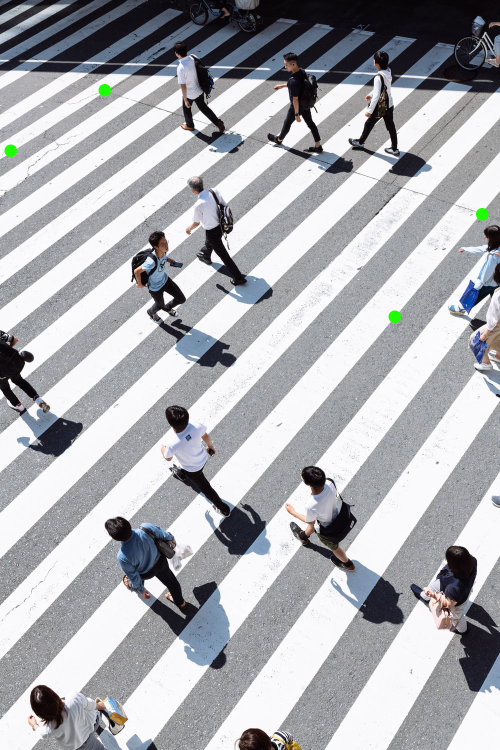
#> input picture DAY_04/CLASS/test-street-01-marked.jpg, 1000 x 1500 px (shown at 1/2 size)
$ python -i transformations.py   (imports and definitions only)
#> lines starting #> are read from the running program, lines starting #| are printed output that depends on the picture; after the words box and inside, x2 and y2 are one past the last pixel; in counts of white or black regions, pixels touching at a corner belong together
#> further down, picture is the input picture: shape (1500, 1000, 3); mean B, G, R 176.2, 171.8, 170.6
import cv2
import imutils
import numpy as np


# [26 lines left out: function four_point_transform, not called in this run]


def find_markers(image):
    lower_green = np.array([0, 250, 0])
    upper_green = np.array([50, 255, 50])
    mask = cv2.inRange(image, lower_green, upper_green)
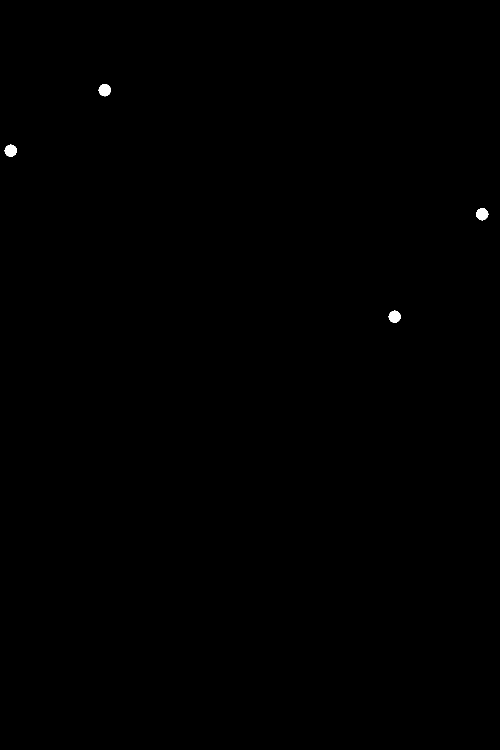
#> mask: shape (1500, 1000) (shown at 1/2 size); 0.12% white; 4 white regions, box (x1, y1, x2, y2) and area: (197, 168, 222, 193) 458, (9, 289, 34, 314) 456, (952, 416, 977, 441) 454, (777, 621, 802, 646) 454
    # cv2.imshow('marked', mask)
    # cv2.waitKey(0)
    res = cv2.bitwise_and(image, image, mask=mask)
    blurred = cv2.GaussianBlur(res, (11, 11), cv2.BORDER_DEFAULT)
    gray = cv2.cvtColor(blurred, cv2.COLOR_BGR2GRAY)
    thresh = cv2.threshold(gray, 60, 255, cv2.THRESH_BINARY)[1]
#> thresh: shape (1500, 1000); 0.13% white; 4 white regions
    thresh = imutils.resize(thresh, width=image.shape[1])
    cnts = cv2.findContours(thresh, cv2.RETR_EXTERNAL,
                            cv2.CHAIN_APPROX_SIMPLE)
#> cnts = 4 contours; box (x1, y1, x2, y2) and area: (9, 289, 34, 314) 466, (777, 621, 802, 646) 464, (197, 168, 222, 193) 464, (952, 416, 977, 441) 463
    cnts = imutils.grab_contours(cnts)
    centroids = np.asarray([[0, 0]])[1:]
    for ind, c in enumerate(cnts):
        M = cv2.moments(c)
        cX = int(M["m10"] / M["m00"])
        cY = int(M["m01"] / M["m00"])
        markers = np.asarray([[cX, cY]])
        centroids = np.concatenate((centroids, markers), axis=0)
#> this loop made 4 passes
#> (cX, cY, centroids) on passes 2 to 4: (963, 427, [[788, 632], [963, 427]]), (20, 300, [[788, 632], [963, 427], [20, 300]]), (208, 179, [[788, 632], [963, 427], [20, 300], [208, 179]])
#> (cX, cY) on pass 1: (788, 632)
        # cv2.putText(image, str(ind), (cX, cY), cv2.FONT_HERSHEY_SIMPLEX, 0.7, (0,255,0), 2)
    # cv2.imshow('marked', image)
    # cv2.waitKey(0)
    return centroids


# [116 lines left out: functions sort_markers, warpPerspectivePadded, not called in this run]

>>> import cv2
>>> picture = cv2.imread('test-street-01-marked.jpg')
>>> result = find_markers(picture)
#> result = [[788, 632], [963, 427], [20, 300], [208, 179]]
